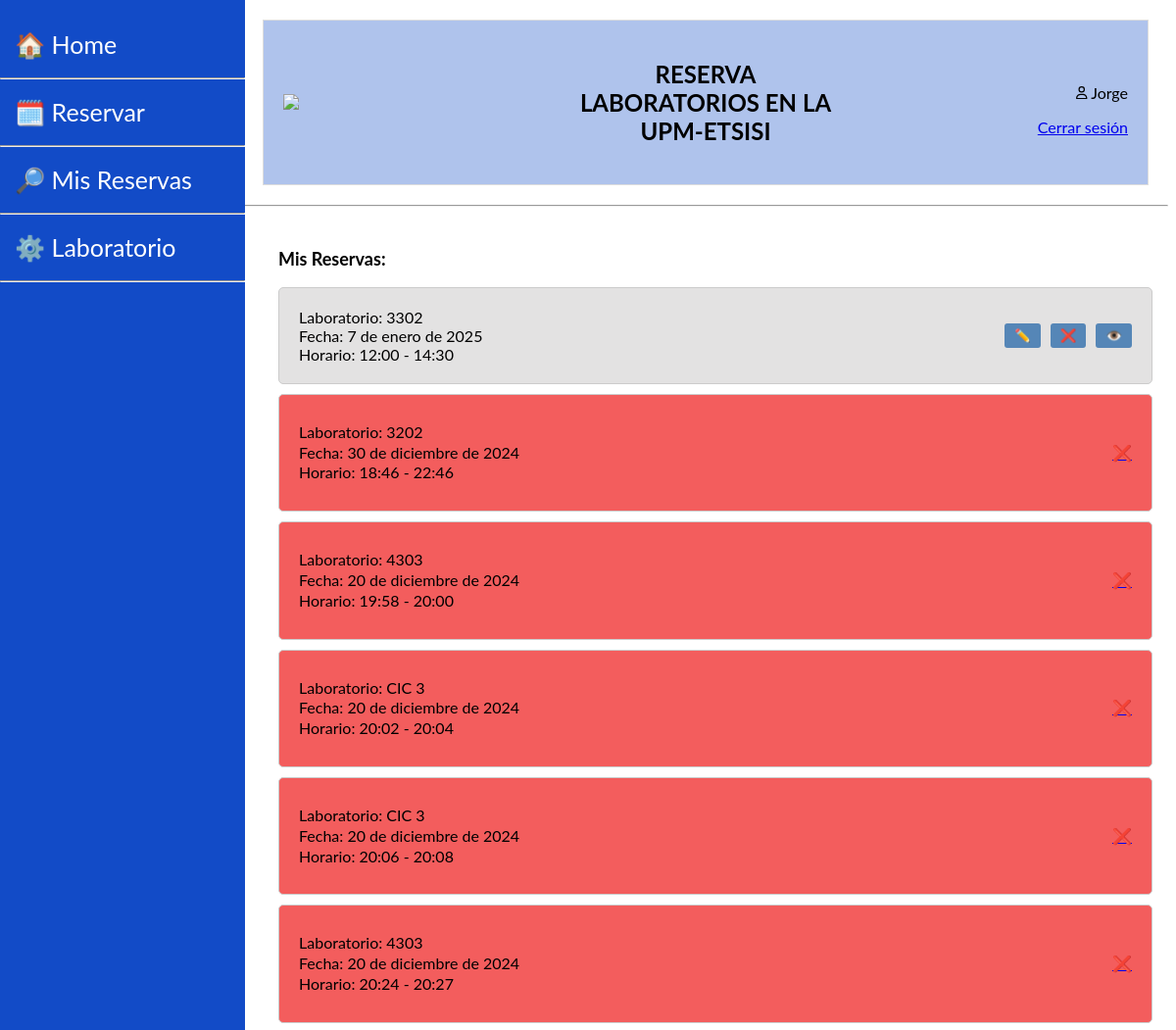
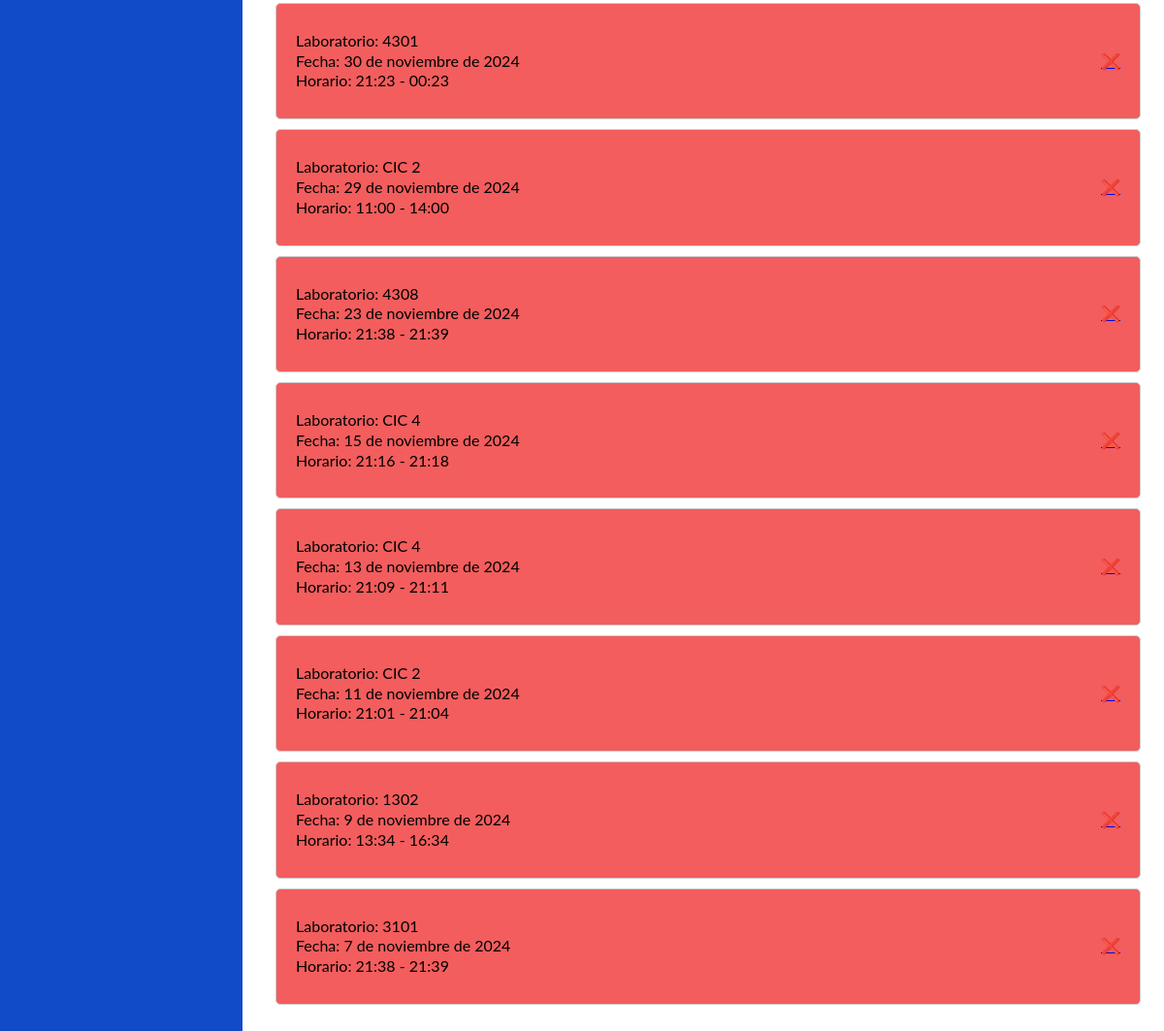
The app's page /mis-reservas/ (signed in) with its own data (2 pictures, top to bottom).
### base/models.py (models this page shows, shortened)
class Reserva(models.Model):
    usuario = models.ForeignKey(User, on_delete=models.CASCADE)
    fecha_reserva = models.DateField()
    hora_inicio = models.TimeField()
    hora_fin = models.TimeField()
    laboratorio = models.ForeignKey(Laboratorio, on_delete=models.CASCADE, default=None)
    fecha_creacion = models.DateTimeField(auto_now_add=True)

class Laboratorio(models.Model):
    cod_lab = models.CharField(max_length=5, unique=True)
    bloque = models.CharField(max_length=3)
    capacidad = models.IntegerField()
    capacidad_total = models.IntegerField(default=0)

### base/views.py (the view)
# urls.py: path('mis-reservas/', Mis_Reservas.as_view(), name='mis_reservas'),
class Mis_Reservas(LoginRequiredMixin, ListView):
    model = Reserva
    context_object_name = 'reservas'
    template_name = 'base/mis_reservas.html'
    def get_context_data(self, **kwargs):
        context = super().get_context_data(**kwargs)
        context['reservas'] = context['reservas'].filter(usuario=self.request.user)
        context['hoy'] = datetime.datetime.now().date()
        context['hora_actual'] = datetime.datetime.now().time()
        return context
    def get_queryset(self):
        return Reserva.objects.all().order_by('-fecha_reserva')

### base/templates/base/mis_reservas.html (shortened to what this page needs)
{% extends 'base/estilo_comun.html' %}
{% block content%}
<head>
</head>
<body>
    <div class="container">
        <div class="logo-UPM">
            <img src="https://www.upm.es/sfs/Rectorado/Gabinete%20del%20Rector/Logos/UPM/Logotipo/LOGOTIPO%20color%20PNG.png">
        </div>
        <div class="centro">
            <h2>RESERVA LABORATORIOS EN LA UPM-ETSISI</h2>
        </div>
        <div class="derecha">
            {% if request.user.is_authenticated %}
                <p><a href="{% url 'perfil' %}"></a>  {{request.user | title}}</p>
                <a href="{% url 'logout' %}">Cerrar sesión</a>
            {% else %}
                <a href="{% url 'login' %}">Iniciar Sesión</a>
            {% endif %}
        </div>
    </div>
    <hr>
    <div class="sidebar">
        <a href="{% url 'principal' %}">&#x1f3e0 Home</a>
        <hr>
        <a href="{% url 'bloques' %}">&#x1f5d3;&#xfe0f Reservar</a>
        <hr>
        <a href="{% url 'mis_reservas' %}">&#x1f50e Mis Reservas</a>
        <hr>
        <a href="{% url 'laboratorio_form' %}">&#x2699;&#xfe0f; Laboratorio</a>
        <hr>
    </div>
    <div class="main">
        <p style="font-size: large;"><strong>Mis Reservas: </strong></p>
        <div class="reserva-list">
            {% for reserva in reservas %}
                {% if reserva.fecha_reserva >= hoy %}
                    <div class="reserva">
                        <div class="info">
                            <p>Laboratorio: {{ reserva.laboratorio.cod_lab }}</p>
                            <p>Fecha: {{ reserva.fecha_reserva }}</p>
                            <p>Horario: {{ reserva.hora_inicio }} - {{ reserva.hora_fin }}</p>
                        </div>
                        <div class="buttons-container">
                            <a href="{% url 'editar_reserva' reserva.id %}"><button>&#x270f;&#xfe0f;</button></a>
                            <a href="{% url 'eliminar_reserva' reserva.id %}"><button>&#x274c;</button></a>
                            <a href="{% url 'ver_reserva' reserva.id %}"><button>&#x1f441;&#xfe0f;</button></a>
                        </div>
                    </div>
                {% else %}
                    <div class="reserva_pasada">
                        <div class="info">
                            <p>Laboratorio: {{ reserva.laboratorio.cod_lab }}</p>
                            <p>Fecha: {{ reserva.fecha_reserva }}</p>
                            <p>Horario: {{ reserva.hora_inicio }} - {{ reserva.hora_fin }}</p>
                        </div>
                        <div class="buttons-container">
                            <a href="{% url 'eliminar_reserva' reserva.id %}"><div clas="borrar">&#x274c;</div></a>
                        </div>
                    </div>
                {% endif %}
            {% empty %}
                <p>No tienes reservas disponibles.</p>
            {% endfor %}
        </div>
    </div>
{% endblock content%}

### base/templates/base/estilo_comun.html (style rules this page uses)
body { font-family: "Lato", sans-serif; }
.sidebar { height: 100%; width: 250px; position: fixed; z-index: 1; top: 0; left: 0; background-color: #124bc7; overflow-x: hidden; padding-top: 20px; }
.sidebar a { padding: 10px 15px; text-decoration: none; font-size: 25px; color: rgb(255, 255, 255); display: block; }
.main { margin-left: 260px; padding: 16px; }
.logo-UPM { display: flex; justify-content: left; }
.logo-UPM img { max-width: 32%; }
.container { display: grid; grid-template-columns: 1fr 1fr 1fr; align-items: center; background-color: #afc3ec; justify-content: space-between; padding: 20px; border: 1px solid #ddd; margin: 20px; margin-left: 260px; }
.centro { text-align: center; }
.derecha { text-align: right; }

### base/templates/base/mis_reservas.html (style rules this page uses)
.reserva { background-color: #e3e2e2; padding: 20px; margin-bottom: 10px; border-radius: 5px; border: 1px solid #ccc; display: flex; justify-content: space-between; align-items: center; }
.reserva_pasada { background-color: #f35d5d; padding: 20px; margin-bottom: 10px; border-radius: 5px; border: 1px solid #ccc; display: flex; line-height: 0.3; justify-content: space-between; align-items: center; }
.reserva p { margin: 0; }
.buttons-container { display: flex; gap: 10px; text-decoration: none; }
.buttons-container button { padding: 5px 10px; background-color: #5586b7; color: white; border: none; border-radius: 3px; cursor: pointer; }

### records on screen
Reserva: laboratorio.cod_lab "3302", fecha_reserva "7 de enero de 2025", hora_inicio "12:00", hora_fin "14:30"
Reserva: laboratorio.cod_lab "3202", fecha_reserva "30 de diciembre de 2024", hora_inicio "18:46", hora_fin "22:46"
Reserva: laboratorio.cod_lab "4303", fecha_reserva "20 de diciembre de 2024", hora_inicio "19:58", hora_fin "20:00"
Reserva: laboratorio.cod_lab "CIC 3", fecha_reserva "20 de diciembre de 2024", hora_inicio "20:02", hora_fin "20:04"
Reserva: laboratorio.cod_lab "CIC 3", fecha_reserva "20 de diciembre de 2024", hora_inicio "20:06", hora_fin "20:08"
Reserva: laboratorio.cod_lab "4303", fecha_reserva "20 de diciembre de 2024", hora_inicio "20:24", hora_fin "20:27"
Reserva: laboratorio.cod_lab "4301", fecha_reserva "30 de noviembre de 2024", hora_inicio "21:23", hora_fin "00:23"
Reserva: laboratorio.cod_lab "CIC 2", fecha_reserva "29 de noviembre de 2024", hora_inicio "11:00", hora_fin "14:00"
Reserva: laboratorio.cod_lab "4308", fecha_reserva "23 de noviembre de 2024", hora_inicio "21:38", hora_fin "21:39"
Reserva: laboratorio.cod_lab "CIC 4", fecha_reserva "15 de noviembre de 2024", hora_inicio "21:16", hora_fin "21:18"
Reserva: laboratorio.cod_lab "CIC 4", fecha_reserva "13 de noviembre de 2024", hora_inicio "21:09", hora_fin "21:11"
Reserva: laboratorio.cod_lab "CIC 2", fecha_reserva "11 de noviembre de 2024", hora_inicio "21:01", hora_fin "21:04"
Reserva: laboratorio.cod_lab "1302", fecha_reserva "9 de noviembre de 2024", hora_inicio "13:34", hora_fin "16:34"
Reserva: laboratorio.cod_lab "3101", fecha_reserva "7 de noviembre de 2024", hora_inicio "21:38", hora_fin "21:39"

### other values on screen
{{ request.user | title }} "Jorge"
